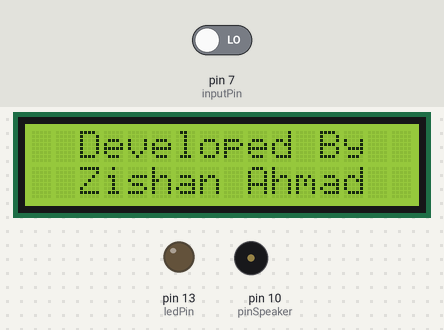
A sketch run on a simulated Arduino Uno, built with avr-gcc and run on an emulated ATmega328P. On the bench: 16×2 character LCD, output pins drawn as LEDs (lit = HIGH), buzzer (waves = sounding). The inputs (shaded band) are chosen by the test bench; at power-on: pin 7 (inputPin) LOW. What the sketch prints to the serial monitor is not drawn.

Above: at 4.1 s.
At 13.2 s:
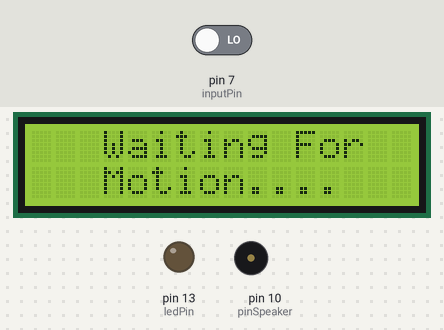
13.3 s: pin 7 (inputPin) driven HIGH
At 14.24 s:
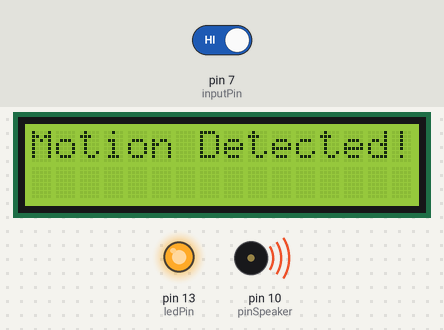
15.5 s: pin 7 (inputPin) driven LOW
At 16.02 s:
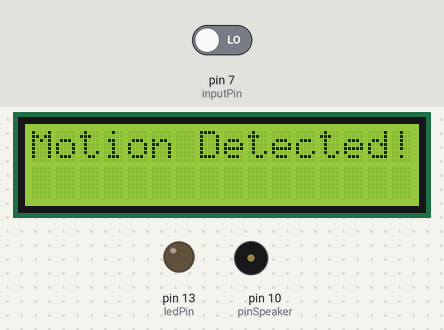
Timing chart, 0 to 18.5 s (numbered marks = the images above; inputs shaded):
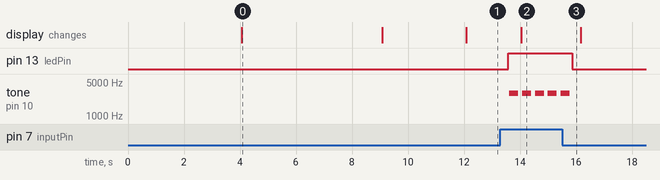

The sketch:

PIR_Sensor.ino
```cpp
#include <LiquidCrystal.h>
int ledPin = 13;                // choose the pin for the LED
int inputPin = 7;               // choose the input pin (for PIR sensor)
int pirState = LOW;             // we start, assuming no motion detected
int val = 0;                    // variable for reading the pin status
int pinSpeaker = 10;           //Set up a speaker on a PWM pin (digital 9, 10, or 11)

LiquidCrystal lcd(12, 11, 5, 4, 3, 2);                          // initialize the library with the numbers of the interface pins

void setup() {  pinMode(ledPin, OUTPUT); // declare LED as output  pinMode(inputPin, INPUT); // declare sensor as input
  pinMode(pinSpeaker, OUTPUT);
  Serial.begin(9600);
  lcd.begin(16, 2);
  lcd.setCursor(2, 0);                                            // Set LCD cursor position (column, row)
  lcd.print("P.I.R Motion");                                      // Print text to LCD
  lcd.setCursor(5, 1);                                            // Set LCD cursor position (column,row)
  lcd.print("Sensor");                                            // Print text to LCD
  delay(4000); // wait 4s                                      // Delay to read text
  lcd.clear(); // clear LCD display                               // Clear the display
  lcd.setCursor(2, 0);                                            // Set LCD cursor position (column, row)
  lcd.print("Developed By");                                     // Print text to LCD
  lcd.setCursor(2, 1);                                            // Set LCD cursor position (column, row)
  lcd.print("Zishan Ahmad");                                         // Print text to LCD
delay(5000);                                                      // Delay to read text
lcd.clear();                                                    // Clear LCD
lcd.setCursor(0, 0);
      lcd.print("Processing Data.");
      delay(3000);
      lcd.clear();
      lcd.setCursor(3, 0);
      lcd.print("Waiting For");
      lcd.setCursor(3, 1);
      lcd.print("Motion....");
}
void loop(){
  val = digitalRead(inputPin);  // read input value
  if (val == HIGH) {            // check if the input is HIGH
    digitalWrite(ledPin, HIGH);  // turn LED ON
    playTone(300, 300);
    delay(150);


    if (pirState == LOW) {
      // we have just turned on
      Serial.println("Motion detected!");
      lcd.clear() ;
      lcd.setCursor(0, 0);                                           // Set LCD cursor position (column 0, row 0)
      lcd.print("Motion Detected!");

      // We only want to print on the output change, not state
      pirState = HIGH;
    }
  } else {
      digitalWrite(ledPin, LOW); // turn LED OFF
      playTone(0, 0);
      delay(300);
      if (pirState == HIGH){
      // we have just turned of
      Serial.println("Motion ended!");
      lcd.clear() ;
      lcd.setCursor(3, 0);
      lcd.print("Waiting For");
      lcd.setCursor(3, 1);
      lcd.print("Motion....");      // We only want to print on the output change, not state
      pirState = LOW;
    }
  }
}
// duration in mSecs, frequency in hertz
void playTone(long duration, int freq) {
    duration *= 1000;
    int period = (1.0 / freq) * 100000;
    long elapsed_time = 0;
    while (elapsed_time < duration) {
        digitalWrite(pinSpeaker,HIGH);
        delayMicroseconds(period / 2);
        digitalWrite(pinSpeaker, LOW);
        delayMicroseconds(period / 2);
        elapsed_time += (period);
    }
}
```

Measured:
- after the input at 13.3 s, pin 13 (ledPin): LOW → HIGH after 0.28 s; tone on pin 10 (pinSpeaker): plays 2933 Hz for 0.32 s, 2927 Hz for 0.32 s, 2933 Hz for 0.32 s, 2933 Hz for 0.32 s, 2933 Hz for 0.04 s, starting after 0.32 s; the display: changes after 0.74 s (image 2)
- after the input at 15.5 s, pin 13 (ledPin): HIGH → LOW after 0.37 s; tone on pin 10 (pinSpeaker): goes on until 15.8 s, then stays silent
- what the display in image 0 shows lasts 5.0 s, from 4.1 s to 9.1 s
